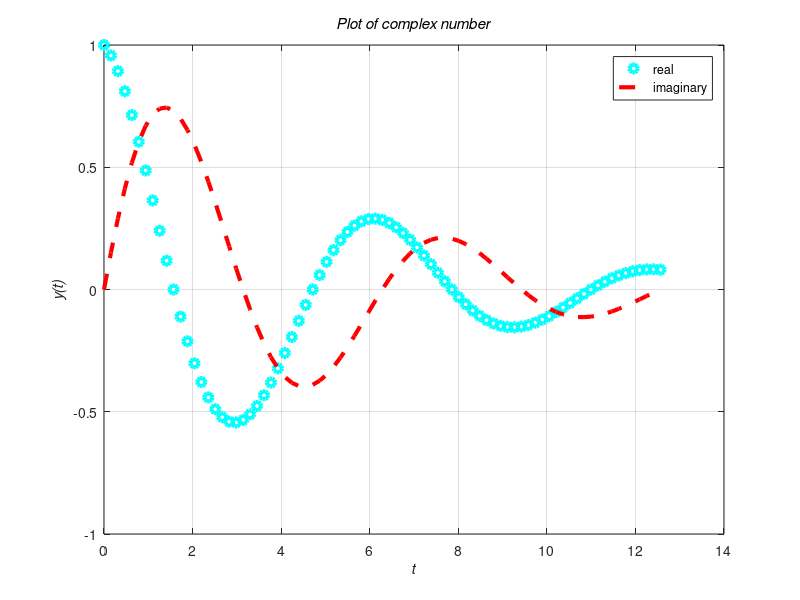

Recreate this plot in MATLAB.
t=[0:pi/20:4*pi];
y=exp(-0.2*t).*(cos(t)+i*sin(t));
plot(t,real(y),'co','Linewidth',3)
hold on
plot(t,imag(y),'r--','Linewidth',3)
title('\bf\itPlot of complex number')
xlabel('\bf\itt'), ylabel('\bf\ity(t)')
legend('real','imaginary')
grid on
